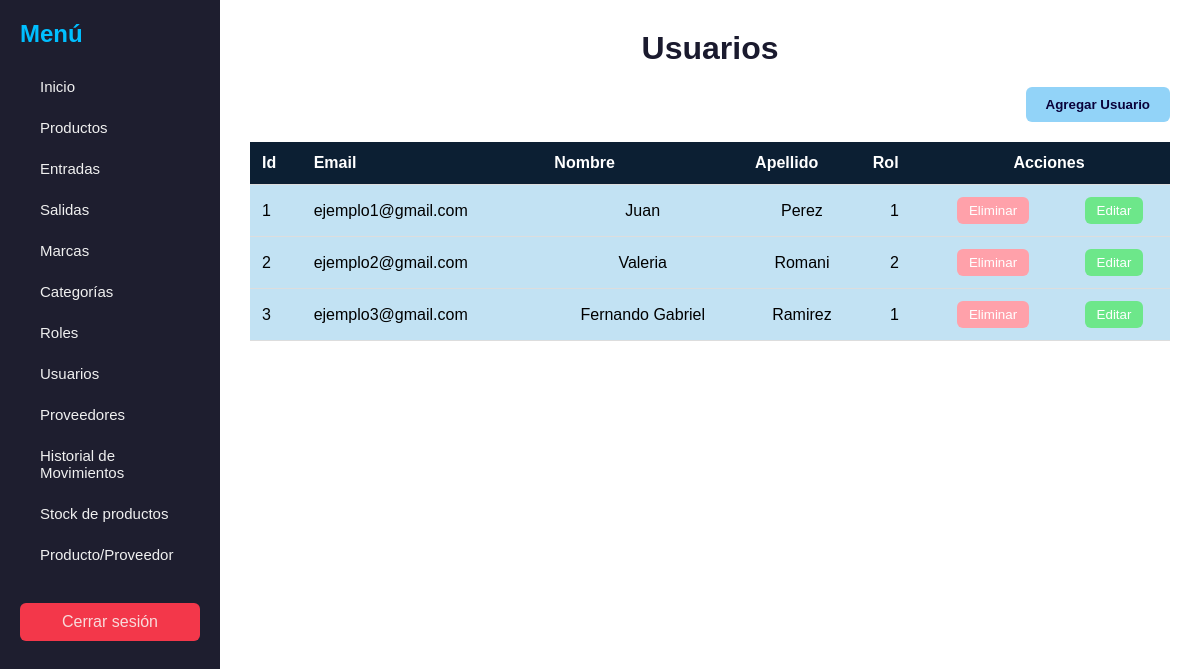
The page /Vistas/crudUsuario.php on the database its author committed.
### tables this page shows
CREATE TABLE IF NOT EXISTS `usuario` (
  `id_usuario` int NOT NULL AUTO_INCREMENT,
  `clave` varchar(255) NOT NULL,
  `email` varchar(100) NOT NULL,
  `nombre` varchar(50) NOT NULL,
  `apellido` varchar(50) NOT NULL,
  `id_rol` int DEFAULT NULL,
  PRIMARY KEY (`id_usuario`),
  UNIQUE KEY `email` (`email`),
  KEY `id_rol` (`id_rol`),
  CONSTRAINT `usuario_ibfk_1` FOREIGN KEY (`id_rol`) REFERENCES `rol` (`id_rol`)
);

### Clases/Usuario.php (called while the page is built, shortened)
<?php
class Usuario{
    public static function obtenerUsuario($bd){
        $sql = "SELECT id_usuario, email, nombre, apellido, id_rol FROM usuario";
        $resultado = $bd->prepare($sql);
        $resultado->execute();
        return $resultado->fetchAll(PDO::FETCH_ASSOC);
    }
}
?>

### Vistas/crudUsuario.php (the view, shortened to what this page needs)
<?php
include_once __DIR__.'/../DataBase.php';
include_once __DIR__.'/../Clases/Usuario.php';
$usuario = Usuario::obtenerUsuario($bd);
?>
<!DOCTYPE html>
<html lang="es">
<head>
    <link rel="stylesheet" href="../CSS/usuario.css">
</head>
<body>
    <div class="contenedor-general">
        <nav class="barra-lateral">
            <h2>Menú</h2>
            <ul>
                <li><a href="../Vistas/paginaInicio.php">Inicio</a></li>
                <li><a href="../Vistas/crudProducto.php">Productos</a></li>
                <li><a href="../Vistas/registroEntrada.php">Entradas</a></li>
                <li><a href="../Vistas/registroSalida.php">Salidas</a></li>
                <li><a href="../Vistas/crudMarca.php">Marcas</a></li>
                <li><a href="../Vistas/crudCategoria.php">Categorías</a></li>
                <li><a href="../Vistas/crudRol.php">Roles</a></li>
                <li><a href="../Vistas/crudUsuario.php">Usuarios</a></li>
                <li><a href="../Vistas/crudProveedor.php">Proveedores</a></li>
                <li><a href="../Vistas/historialMovimientos.php">Historial de Movimientos</a></li>
                <li><a href="../Vistas/registroStock.php">Stock de productos</a></li>
                <li><a href="../Vistas/producto_proveedor.php">Producto/Proveedor</a></li>
            </ul>
            <a href="../index.php" class="cerrar-btn">Cerrar sesión</a>
        </nav>
        <div class="contenido-principal">
            <h1>Usuarios</h1>
            <div id="contenido">
                <div class="contenedor-acciones">
                    <div class="acciones">
                        <div class="accion-box">
                            <button type="button" class="crear" onclick="abrirVentanaCrear()">Agregar Usuario</button>
                        </div>
                    </div>
                </div>
                <table>
                    <tr>
                        <th>Id</th>
                        <th>Email</th>
                        <th>Nombre</th>
                        <th>Apellido</th>
                        <th>Rol</th>
                        <th colspan="2">Acciones</th>
                    </tr>
                    <?php
                        if ($usuario && count($usuario) > 0) {
                            foreach ($usuario as $u) {
                                echo '
                                <tr>
                                    <td>'.$u["id_usuario"].'</td>
                                    <td>'.$u["email"].'</td>
                                    <td>'.$u["nombre"].'</td>
                                    <td>'.$u["apellido"].'</td>
                                    <td>'.$u["id_rol"].'</td>
                                    <td>
                                        <form method="post" action="crudUsuario.php" style="display:inline;">
                                            <button name="eliminar" type="submit" value="'.$u["id_usuario"].'" class="eliminar">Eliminar</button>
                                        </form>
                                    </td>
                                    <td>
                                        <button type="button"
                                            data-id="'.$u["id_usuario"].'"
                                            data-email="'.$u["email"].'"
                                            data-nombre="'.$u["nombre"].'"
                                            data-apellido="'.$u["apellido"].'"
                                            data-rol="'.$u["id_rol"].'"
                                            class="editar"
                                            onclick="abrirVentana(this)">
                                            Editar
                                        </button>
                                    </td>
                                </tr>';
                            }
                        } else {
                            echo '
                            <tr>
                                <td colspan="6">No hay usuarios registrados</td>
                            </tr>';
                        }
                        ?>
                </table>
            </div>
        </div>
    </div>
</body>
</html>

### CSS/usuario.css (style rules this page uses)
body { font-family: "Montserrat", sans-serif; background: #f0f2f5; margin: 0; padding: 0; }
.contenedor-general { display: flex; min-height: 100vh; }
.barra-lateral { width: 220px; background-color: #1e1e2f; color: #e2edf8; padding: 20px; box-sizing: border-box; }
.barra-lateral h2 { margin-top: 0; margin-bottom: 20px; font-size: 24px; font-weight: 700; color: #00bfff; font-family: "Montserrat", sans-serif; }
.barra-lateral ul { list-style: none; padding: 0; margin-top: 15px; }
.barra-lateral ul li { margin-bottom: 0; }
.barra-lateral ul li a { font-family: Tahoma, Geneva, sans-serif; display: block; text-decoration: none; padding: 10px 20px; border-radius: 2px; margin-bottom: 4px; color: #f0f0f0; background-color: transparent; font-size: 15px; font-weight: 500; transition: background-color 0.2s, color 0.2s, transform 0.2s; }
.cerrar-btn { display: block; margin-top: 30px; padding: 10px; background-color: #f3374a; color: #f8dbdb; text-align: center; text-decoration: none; border-radius: 6px; }
.contenido-principal { flex: 1; padding: 30px; background-color: #fff; display: flex; flex-direction: column; box-sizing: border-box; }
.contenido-principal h1 { font-size: 32px; text-align: center; margin: 0 0 20px 0; color: #1a1a2e; font-weight: 700; font-family: "Montserrat", sans-serif; }
.contenedor-acciones { display: flex; justify-content: flex-end; margin-bottom: 20px; }
button.crear { padding: 10px 20px; background-color: #92d3f8; color: #0a023b; border: none; border-radius: 6px; font-family: "Montserrat", sans-serif; font-weight: 600; cursor: pointer; transition: background-color 0.2s; }
table { width: 100%; border-collapse: collapse; }
table th, table td { padding: 12px; border-bottom: 1px solid #ddd; text-align: left; font-family: "Montserrat", sans-serif; }
table th { background-color: #0c1f33; color: #fff; font-weight: 600; }
table th[colspan="2"] { text-align: center; }
table td:nth-child(n+3) { text-align: center; }
table tr { background-color: #c2e2f3; }
button.eliminar { padding: 6px 12px; background-color: #ffa1aa; color: #fff; border: none; border-radius: 6px; cursor: pointer; transition: background-color 0.2s; font-family: "Montserrat", sans-serif; font-weight: 500; }
button.editar { padding: 6px 12px; background-color: #6de78a; color: #fff; border: none; border-radius: 6px; cursor: pointer; transition: background-color 0.2s; font-family: "Montserrat", sans-serif; font-weight: 500; }

### rows shown on the page
usuario: id_usuario "1", email "ejemplo1@gmail.com", nombre "Juan", apellido "Perez", id_rol "1"
usuario: id_usuario "2", email "ejemplo2@gmail.com", nombre "Valeria", apellido "Romani", id_rol "2"
usuario: id_usuario "3", email "ejemplo3@gmail.com", nombre "Fernando Gabriel", apellido "Ramirez", id_rol "1"
